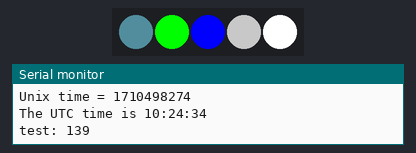
Recording of a sketch running on a simulated ESP8266 (Wemos D1 mini). Shown: 5 RGB LEDs in strip order, left to right, the last lines printed to the serial monitor. WiFi joins after 1.5 s; servers stay silent unless stated.

Above: at 4.6 s.
At 28.6 s:
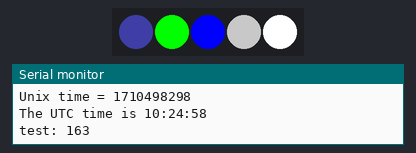
At 124.7 s:
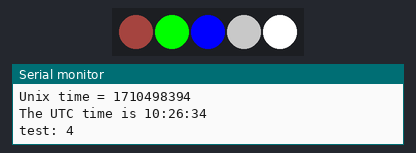
Timing chart, 0 to 126.2 s (numbered marks = the images above):
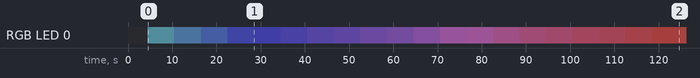

The sketch:

WemosLedNTP.ino
```cpp
// LED
#include "FastLED.h"
// WIFI
#include <ESP8266WiFi.h>
#include <WiFiUdp.h>

////////////////////////////////////////////////////////////////////////////////////////////////////
//
// RGB Calibration code
//  LEDS.addLeds<WS2801, DATA_PIN, CLOCK_PIN, RGB>(leds, NUM_LEDS);

// Use this sketch to determine what the RGB ordering for your chipset should be.  Steps for setting up to use:

// * Uncomment the line in setup that corresponds to the LED chipset that you are using.  (Note that they
//   all explicitly specify the RGB order as RGB)
// * Define DATA_PIN to the pin that data is connected to.
// * (Optional) if using software SPI for chipsets that are SPI based, define CLOCK_PIN to the clock pin
// * Compile/upload/run the sketch

// You should see six leds on.  If the RGB ordering is correct, you should see 1 red led, 2 green
// leds, and 3 blue leds.  If you see different colors, the count of each color tells you what the
// position for that color in the rgb orering should be.  So, for example, if you see 1 Blue, and 2
// Red, and 3 Green leds then the rgb ordering should be BRG (Blue, Red, Green).

// You can then test this ordering by setting the RGB ordering in the addLeds line below to the new ordering
// and it should come out correctly, 1 red, 2 green, and 3 blue.
//
//////////////////////////////////////////////////

// Data pin that led data will be written out over
#define DATA_PIN D2
// Clock pin only needed for SPI based chipsets when not using hardware SPI
#define CLOCK_PIN D3

// NUM LED
#define NUM_LEDS 5
CRGB leds[NUM_LEDS];

// WIFI PASSWD
char ssid[] = "ArduinoAfternoon";  //  your network SSID (name)
char pass[] = "lavagnamit";       // your network password

// PORT AND IP
unsigned int localPort = 2390;      // local port to listen for UDP packets
/* Don't hardwire the IP address or we won't get the benefits of the pool.
 *  Lookup the IP address for the host name instead */
//IPAddress timeServer(129, 6, 15, 28); // time.nist.gov NTP server
IPAddress timeServerIP; // time.nist.gov NTP server address
const char* ntpServerName = "time.ien.it";

const int NTP_PACKET_SIZE = 48; // NTP time stamp is in the first 48 bytes of the message
byte packetBuffer[ NTP_PACKET_SIZE]; //buffer to hold incoming and outgoing packets

// A UDP instance to let us send and receive packets over UDP
WiFiUDP udp;


void setup() {
  Serial.begin(115200);
    Serial.println();
  Serial.println();

  // We start by connecting to a WiFi network
  Serial.print("Connecting to ");
  Serial.println(ssid);
  WiFi.begin(ssid, pass);

  while (WiFi.status() != WL_CONNECTED) {
    delay(500);
    Serial.print(".");
  }
  Serial.println("");

  Serial.println("WiFi connected");
  Serial.println("IP address: ");
  Serial.println(WiFi.localIP());

  Serial.println("Starting UDP");
  udp.begin(localPort);
  Serial.print("Local port: ");
  Serial.println(udp.localPort());
  // sanity check delay - allows reprogramming if accidently blowing power w/leds
  delay(2000);
  FastLED.addLeds<WS2801, DATA_PIN, CLOCK_PIN, BGR>(leds, NUM_LEDS);
}

void loop() {
  //get a random server from the pool
  WiFi.hostByName(ntpServerName, timeServerIP);

  sendNTPpacket(timeServerIP); // send an NTP packet to a time server
  // wait to see if a reply is available
  delay(1000);
  unsigned long secsSince1900;
  int cb = udp.parsePacket();
  if (!cb) {
    Serial.println("no packet yet");
  }
  else {
    Serial.print("packet received, length=");
    Serial.println(cb);
    // We've received a packet, read the data from it
    udp.read(packetBuffer, NTP_PACKET_SIZE); // read the packet into the buffer

    //the timestamp starts at byte 40 of the received packet and is four bytes,
    // or two words, long. First, esxtract the two words:

    unsigned long highWord = word(packetBuffer[40], packetBuffer[41]);
    unsigned long lowWord = word(packetBuffer[42], packetBuffer[43]);
    // combine the four bytes (two words) into a long integer
    // this is NTP time (seconds since Jan 1 1900):
    secsSince1900 = highWord << 16 | lowWord;
    Serial.print("Seconds since Jan 1 1900 = " );
    Serial.println(secsSince1900);

    // now convert NTP time into everyday time:
    Serial.print("Unix time = ");
    // Unix time starts on Jan 1 1970. In seconds, that's 2208988800:
    const unsigned long seventyYears = 2208988800UL;
    // subtract seventy years:
    unsigned long epoch = secsSince1900 - seventyYears;
    // print Unix time:
    Serial.println(epoch);


    // print the hour, minute and second:
    Serial.print("The UTC time is ");       // UTC is the time at Greenwich Meridian (GMT)
    Serial.print((epoch  % 86400L) / 3600); // print the hour (86400 equals secs per day)
    Serial.print(':');
    if ( ((epoch % 3600) / 60) < 10 ) {
      // In the first 10 minutes of each hour, we'll want a leading '0'
      Serial.print('0');
    }
    Serial.print((epoch  % 3600) / 60); // print the minute (3600 equals secs per minute)
    Serial.print(':');
    if ( (epoch % 60) < 10 ) {
      // In the first 10 seconds of each minute, we'll want a leading '0'
      Serial.print('0');
    }
    Serial.println(epoch % 60); // print the second
  }
  Serial.print("test: ");
  Serial.println(secsSince1900%255);
  // wait ten seconds before asking for the time again

   leds[0] = CHSV(secsSince1900%255,100,100);
   leds[1] = CRGB(0,255,0);
   leds[2] = CRGB(0, 0, 255);
   leds[3] = CRGB(100,100,100);
   leds[4] = CRGB(255,255,255);
   FastLED.show();


   delay(5000);
}

// send an NTP request to the time server at the given address
unsigned long sendNTPpacket(IPAddress& address)
{
  Serial.println("sending NTP packet...");
  // set all bytes in the buffer to 0
  memset(packetBuffer, 0, NTP_PACKET_SIZE);
  // Initialize values needed to form NTP request
  // (see URL above for details on the packets)
  packetBuffer[0] = 0b11100011;   // LI, Version, Mode
  packetBuffer[1] = 0;     // Stratum, or type of clock
  packetBuffer[2] = 6;     // Polling Interval
  packetBuffer[3] = 0xEC;  // Peer Clock Precision
  // 8 bytes of zero for Root Delay & Root Dispersion
  packetBuffer[12]  = 49;
  packetBuffer[13]  = 0x4E;
  packetBuffer[14]  = 49;
  packetBuffer[15]  = 52;

  // all NTP fields have been given values, now
  // you can send a packet requesting a timestamp:
  udp.beginPacket(address, 123); //NTP requests are to port 123
  udp.write(packetBuffer, NTP_PACKET_SIZE);
  udp.endPacket();
}
```

Measured:
- by itself, RGB LED 0: off → RGB(15, 26, 29) at 4.5 s, → RGB(15, 23, 32) 6.0 s later, → RGB(15, 20, 35) 6.0 s later, → RGB(15, 16, 39) 6.0 s later, … (21 changes in this stretch)
